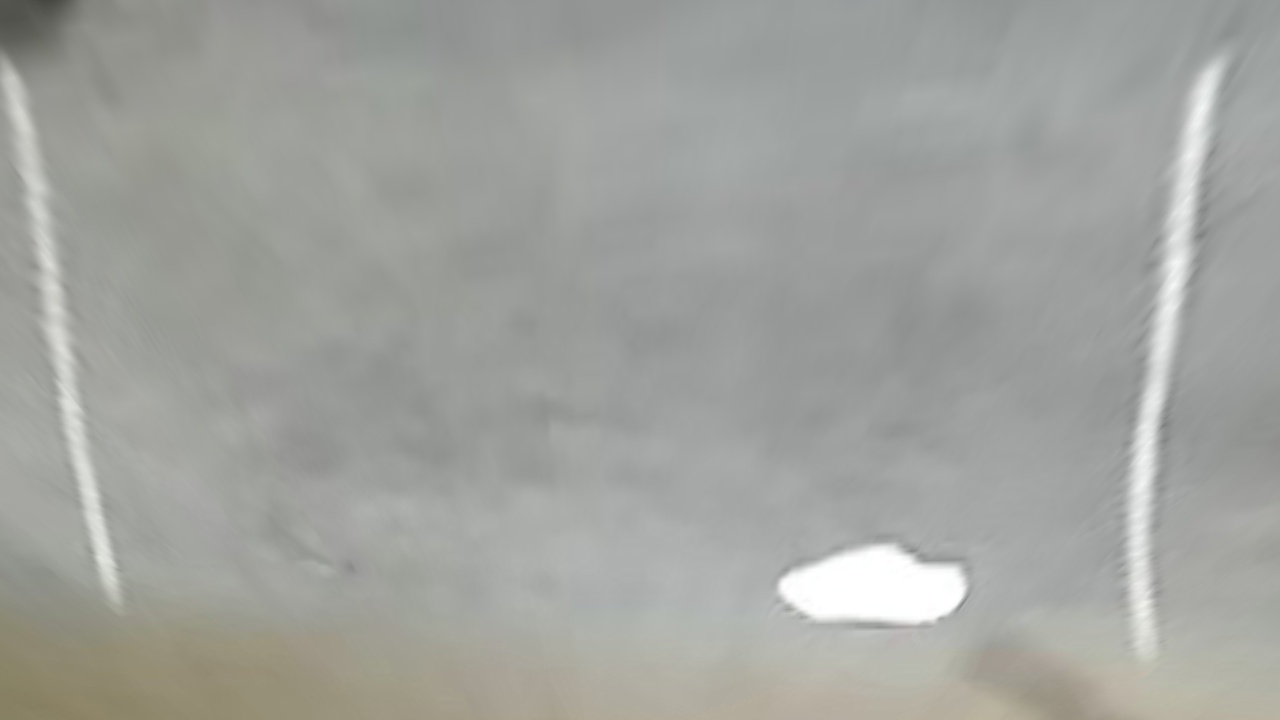
#> input picture cvStack/laneMapping/perspectiveTransform.jpg, 1280 x 720 px; its folder holds only this picture in this run
$ python -i kaylaLaneDetectionCopy.py   (imports and definitions only)
#> lines starting #> are read from the running program, lines starting #| are printed output that depends on the picture; after the words box and inside, x2 and y2 are one past the last pixel; in counts of white or black regions, pixels touching at a corner belong together
import sys
import math
import pyzed.sl as sl
import cv2
import time
import numpy as np
import matplotlib.pyplot as plt
from zedRecording import ZEDRecording

class kaylaLane:
    def returnLaneTest(self):
        return lanes

    def grey(self, image):
    #convert to grayscale
        image = np.asarray(image)
        return cv2.cvtColor(image, cv2.COLOR_RGB2GRAY)

    #Apply Gaussian Blur --> Reduce noise and smoothen image
    def gauss(self, image):
        return cv2.GaussianBlur(image, (5, 5), 0)

    #outline the strongest gradients in the image --> this is where lines in the image are
    def canny(self, image):
        edges = cv2.Canny(image,50,150)
        return edges

    def region(self, image):
        height, width = image.shape
        #isolate the gradients that correspond to the lane lines
        # triangle = np.array([
        #                    [(100, height), (475, 325), (width, height)]
        #                    ])

        #THIS WORKS
        triangle = np.array([
                        [(250, 550), (663, 463), (1055, 576)]
                        ])

        # triangle = np.array([
        #                    [(652, 570), (740, 482), (936, 576)]
        #                    ])
        #create a black image with the same dimensions as original image
        mask = np.zeros_like(image)
        #create a mask (triangle that isolates the region of interest in our image)
        mask = cv2.fillPoly(mask, triangle, 255)
        mask = cv2.bitwise_and(image, mask)
        return mask

    def display_lines(self, image, lines):
        lines_image = np.zeros_like(image)
        #make sure array isn't empty
        if lines is not None:
            for line in lines:
                x1, y1, x2, y2 = line
                #draw lines on a black image
                cv2.line(lines_image, (x1, y1), (x2, y2), (255, 0, 0), 10)
        return lines_image

    def average(self, image, lines):
        left = []
        right = []

        if lines is not None:
            for line in lines:
                #print(line)
                x1, y1, x2, y2 = line.reshape(4)
                #fit line to points, return slope and y-int
                parameters = np.polyfit((x1, x2), (y1, y2), 1)
                #print(parameters)
                slope = parameters[0]
                y_int = parameters[1]
                #lines on the right have positive slope, and lines on the left have neg slope
                if slope < 0:
                    left.append((slope, y_int))
                else:
                    right.append((slope, y_int))

        #if empty, add arbitrary points
        while len(right) < 2:
            right.append([0,image.shape[0]])
        while len(left) < 2:
            left.append([0,image.shape[0]])
        #takes average among all the columns (column0: slope, column1: y_int)
        right_avg = np.average(right, axis=0)
        left_avg = np.average(left, axis=0)
        #create lines based on averages calculates
        left_line = self.make_points(image, left_avg)
        right_line = self.make_points(image, right_avg)
        return np.array([left_line, right_line])

    def make_points(self, image, average):
        #print(average)
        slope, y_int = average
        y1 = image.shape[0]
        #how long we want our lines to be --> 3/5 the size of the image
        y2 = int(y1 * (3/5))
        #determine algebraically
        if slope != 0:
            x1 = int((y1 - y_int) // slope)
            x2 = int((y2 - y_int) // slope)
            return np.array([x1, y1, x2, y2])
        else:
        #if the slope equals zero, return all zeroes
            return np.array([0, 0, 0, 0])

    #from google.colab.patches import cv2_imshow

    #Lane Detection Code:
    def __init__(self, image):

        """
        # runtime_parameters = sl.RuntimeParameters()
        while True:
            try:
                grab = cam.grab()
                print(type(grab))
                #cv2.imshow("Image", grab)
                #cv2.waitKey(1)

                raw_image = grab
                output = raw_image.copy()

                # [5 lines of commented-out code are left out]
                source_points = np.float32([[518, 485], [750, 500], [402, 555], [865, 570]]) #new points (2) works for ~44.svo
                destination_points = np.float32([[0, 0], [1200, 0], [0, 500], [1200, 500]]) #new points (2)

                shape = (raw_image.shape[1], raw_image.shape[0])
                warp_matrix = cv2.getPerspectiveTransform(source_points, destination_points)
                warp_image = cv2.warpPerspective(raw_image, warp_matrix, shape, flags = cv2.INTER_LINEAR)

                display_images = np.concatenate((warp_image, raw_image), axis = 1)

                #Display the warped image
                cv2.imshow("Warped Image", warp_image) #Display Warped Image
                cv2.waitKey(1)

                # [11 lines of commented-out code are left out]

                '''##### DETECTING lane lines in image ######'''

                copy = np.copy(raw_image)
                edges = cv2.Canny(copy,50,150)
                isolated = region(edges)
                gray = grey(raw_image)
                cv2.imshow("edges", edges)
                cv2.imshow("isolated", isolated)
                cv2.waitKey(0)
                #plt.imshow(raw_image) #Use when finding coordinates on the raw image
                #plt.show()

                #DRAWING LINES: (order of params) --> region of interest, bin size (P, theta), min intersections needed, placeholder array,
                lines = cv2.HoughLinesP(isolated, 2, np.pi/180, 100, np.array([]), minLineLength=40, maxLineGap=5)
                circles = cv2.HoughCircles(gray, cv2.HOUGH_GRADIENT, 1.2, 100)
                averaged_lines = average(copy, lines)
                black_lines = display_lines(copy, averaged_lines)
                #taking wighted sum of original image and lane lines image
                lanes = cv2.addWeighted(copy, 0.8, black_lines, 1, 1)
                # cv2.imshow("lane window", lanes)
                # cv2.waitKey(0)
                cv2.imshow("output", lanes)
                cv2.waitKey(0)

                #ensure at least some circles were found
                if circles is not None:
                    # convert the (x, y) coordinates and radius of the circles to integers
                    circles = np.round(circles[0, :]).astype("int")
                    # loop over the (x, y) coordinates and radius of the circles
                    for (x, y, r) in circles:
                        # draw the circle in the output image, then draw a rectangle
                        # corresponding to the center of the circle
                        cv2.circle(output, (x, y), r, (0, 255, 0), 4)
                        #cv2.rectangle(output, (x - 5, y - 5), (x + 5, y + 5), (0, 128, 255), -1)
                    # show the output image
                    lane_and_circle = np.concatenate((lanes, output), axis = 1)
                    cv2.imshow("output", lane_and_circle)
                    cv2.waitKey(0)
                else:
                    cv2.imshow("lane window", lanes)
                    cv2.waitKey(0)


            except ZEDRecording.GrabError:
                print("Video ended")
                break
        """

        """

        """

        #Process 1 image

        #cv2.imshow("Image", grab)
        #cv2.waitKey(1)

        raw_image = image
        output = raw_image.copy()

        # [5 lines of commented-out code are left out]
        source_points = np.float32([[518, 485], [750, 500], [402, 555], [865, 570]]) #new points (2) works for ~44.svo
        destination_points = np.float32([[0, 0], [1200, 0], [0, 500], [1200, 500]]) #new points (2)
        source_points = np.float32([[518, 485], [745, 495], [400, 530], [825, 540]]) #new points (3) works for ~44.svo
        destination_points = np.float32([[0, 0], [1200, 0], [0, 500], [1200, 500]]) #new points (3)

        shape = (raw_image.shape[1], raw_image.shape[0])
        warp_matrix = cv2.getPerspectiveTransform(source_points, destination_points)
        warp_image = cv2.warpPerspective(raw_image, warp_matrix, shape, flags = cv2.INTER_LINEAR)

        display_images = np.concatenate((warp_image, raw_image), axis = 1)

        #Display the warped image
        #cv2.imshow("Warped Image", warp_image) #Display Warped Image
        #cv2.imwrite("laneTestWarped.jpg", warp_image) #Save image
        #cv2.waitKey(1)

        #Display the two images wide by side
        #cv2.imshow("Image", display_images)
        #cv2.waitKey(1)

        #EDGE DETECTION CODE:

        #IMAGE LOADING
        #image_path = r"/content/road_lane.jpeg"
        #image1 = cv2.imread(image_path)
        #output = image.copy()
        #plt.imshow(image1)

        '''##### DETECTING lane lines in image ######'''

        copy = np.copy(raw_image)
        edges = cv2.Canny(copy,50,150)
        isolated = self.region(edges)
        gray = self.grey(raw_image)
        gray_warped = self.grey(warp_image)
        # [9 lines of commented-out code are left out]
        lines = cv2.HoughLinesP(isolated, 2, np.pi/180, 100, np.array([]), minLineLength=40, maxLineGap=5)
        circles = cv2.HoughCircles(gray_warped, cv2.HOUGH_GRADIENT, 1, 10)
        averaged_lines = self.average(copy, lines)
        black_lines = self.display_lines(copy, averaged_lines)
        #taking wighted sum of original image and lane lines image
        global lanes
        lanes = cv2.addWeighted(copy, 0.8, black_lines, 1, 1)
        # [8 lines of commented-out code are left out]
        if circles is not None:
            # convert the (x, y) coordinates and radius of the circles to integers
            circles = np.round(circles[0, :]).astype("int")
            # loop over the (x, y) coordinates and radius of the circles
            for (x, y, r) in circles:
                # draw the circle in the output image, then draw a rectangle
                # corresponding to the center of the circle
                cv2.circle(output, (x, y), r, (0, 255, 0), 4)
                #cv2.rectangle(output, (x - 5, y - 5), (x + 5, y + 5), (0, 128, 255), -1)
            # show the output image
            lane_and_circle = np.concatenate((lanes, output), axis = 1)
            # [13 lines of commented-out code are left out]

        params = cv2.SimpleBlobDetector_Params()

        # Set Area filtering parameters
        params.filterByArea = True
        params.minArea = 40

        # Set Circularity filtering parameters
        params.filterByCircularity = True
        params.minCircularity = 0.4

        # Set Convexity filtering parameters
        params.filterByConvexity = True
        params.minConvexity = 0.8

        # Set inertia filtering parameters
        params.filterByInertia = True
        params.minInertiaRatio = 0.04

        # Create a detector with the parameters
        detector = cv2.SimpleBlobDetector_create(params)

        # Detect blobs
        keypoints = detector.detect(isolated)


        #       WARPED PARAMS
        params_w = cv2.SimpleBlobDetector_Params()

        # Set Area filtering parameters
        params_w.filterByArea = False
        params_w.minArea = 2

        # Set Circularity filtering parameters
        params_w.filterByCircularity = True
        params_w.minCircularity = 0.3

        # Set Convexity filtering parameters
        params_w.filterByConvexity = True
        params_w.minConvexity = 0.5

        # Set inertia filtering parameters
        params_w.filterByInertia = True
        params_w.minInertiaRatio = 0.03

        # Create a detector with the parameters
        detector_w = cv2.SimpleBlobDetector_create(params_w)

        #   Detect blobs for perspective transformed image
        warp_image = cv2.GaussianBlur(warp_image, (5,5), 0)
        warp_image = cv2.GaussianBlur(warp_image, (5,5), 0) #blur again
        warp_image = cv2.GaussianBlur(warp_image, (5,5), 0) #blur again
        warp_image = cv2.GaussianBlur(warp_image, (5,5), 0) #blur again
        warp_image = cv2.GaussianBlur(warp_image, (5,5), 0) #blur again
        warp_image = cv2.GaussianBlur(warp_image, (5,5), 0) #blur again
        warp_image = cv2.addWeighted(warp_image, 1.3, warp_image, 0, 3) #Increase contrast
        #cv2.imwrite("laneTestWarpBlurred.jpg", warp_image)

        warp_edges = cv2.Canny(warp_image, 20, 50)
        warp_edges = cv2.GaussianBlur(warp_edges, (5,5), 0) #Blur edges
        warp_edges = cv2.GaussianBlur(warp_edges, (5,5), 0) #Blur edges
        warp_edges = cv2.GaussianBlur(warp_edges, (5,5), 0) #Blur edges

        warp_edges = cv2.inRange(warp_edges, 1, 255)

        #warp_edges = cv2.bitwise_and(warp_edges, warp_edges, mask=mask)

        keypointsWarp = detector_w.detect(warp_edges)

        # Draw blobs on our image as red circles
        blank = np.zeros((1, 1))
        blobs = cv2.drawKeypoints(isolated, keypoints, blank, (0, 255, 0), cv2.DRAW_MATCHES_FLAGS_DRAW_RICH_KEYPOINTS)
        blobsWarp = cv2.drawKeypoints(warp_edges, keypointsWarp, blank, (0, 255, 0), cv2.DRAW_MATCHES_FLAGS_DRAW_RICH_KEYPOINTS)

        for point in keypoints:
            (x, y) = point.pt
            cv2.circle(lanes,(round(x), round(y)), 20, (0,255,0), 3)

        for point in keypointsWarp:
            (x, y) = point.pt
            cv2.circle(blobsWarp,(round(x), round(y)), 20, (0,255,0), 3)

        number_of_blobs = len(keypoints)
        text = "Number of Circular Blobs: " + str(number_of_blobs)
        text_warp = "Number of Circular Blobs (Warped): " + str(len(keypointsWarp))
        cv2.putText(blobs, text, (20, 550), cv2.FONT_HERSHEY_SIMPLEX, 1, (0, 100, 255), 2)
        cv2.putText(lanes, text, (20, 550), cv2.FONT_HERSHEY_SIMPLEX, 1, (0, 100, 255), 2)
        cv2.putText(blobsWarp, text_warp, (20, 550), cv2.FONT_HERSHEY_SIMPLEX, 1, (0, 100, 255), 2)

        # Show blobs
        #cv2.imwrite("laneTestBlob.jpg", blobs)
        #cv2.imwrite("laneTestLaneNBlob.jpg", lanes)
        #cv2.imwrite("laneTestWarpBlob.jpg", blobsWarp)

        print(number_of_blobs, " blobs found")

>>> import cv2
>>> picture = cv2.cvtColor(cv2.imread('perspectiveTransform.jpg'), cv2.COLOR_BGR2RGB)
>>> result = kaylaLane(picture).returnLaneTest()
#> in __init__, `display_images = np.concatenate((warp_image, raw_image), axis = 1)`:
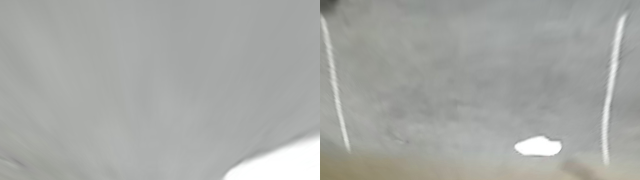
#> display_images: shape (720, 2560, 3) (shown at 1/4 size); mean R, G, B 166.7, 168.4, 165.3
#> in __init__, `edges = cv2.Canny(copy,50,150)`:
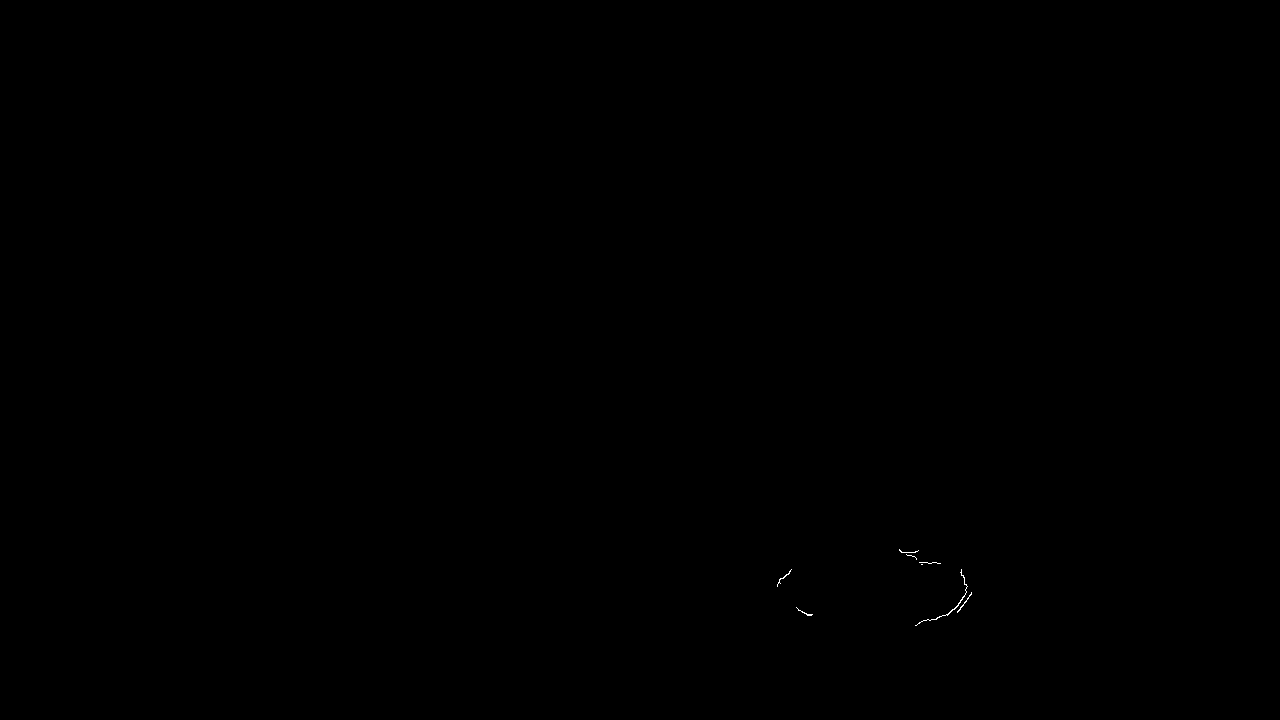
#> edges: shape (720, 1280); 0.03% white in thin lines or dots, all inside (x1, y1, x2, y2) = (777, 549, 972, 626)
#> in __init__, `lines = cv2.HoughLinesP(isolated, 2, np.pi/180, 100, np.array([]), min..`: lines = None
#> in average, `left_line = self.make_points(image, left_avg)`: left_line = [0, 0, 0, 0]
#> in __init__, `averaged_lines = self.average(copy, lines)`: averaged_lines = [[0, 0, 0, 0], [0, 0, 0, 0]]
#> the loop in display_lines, `for line in lines:` made 2 passes
#> in __init__, `keypoints = detector.detect(isolated)`: keypoints = ()
#> in __init__, `warp_image = cv2.addWeighted(warp_image, 1.3, warp_image, 0, 3)`:
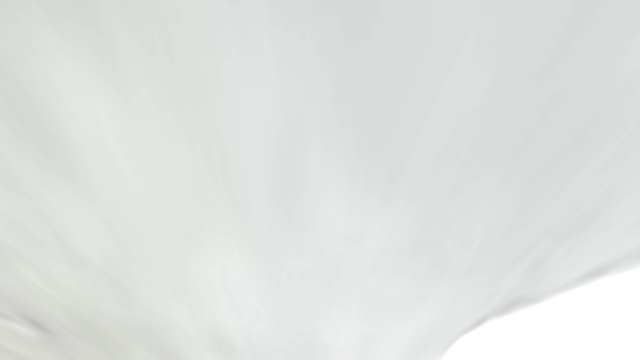
#> warp_image: shape (720, 1280, 3) (shown at 1/2 size); mean R, G, B 223.3, 225.8, 223.4
#> in __init__, `number_of_blobs = len(keypoints)`: number_of_blobs = 0
#> in __init__, `text = "Number of Circular Blobs: " + str(number_of_blobs)`: text = 'Number of Circular Blobs: 0'
#> in __init__, `text_warp = "Number of Circular Blobs (Warped): " + str(len(keypointsW..`: text_warp = 'Number of Circular Blobs (Warped): 0'
#> in __init__, `cv2.putText(lanes, text, (20, 550), cv2.FONT_HERSHEY_SIMPLEX, 1, (0, 1..`:
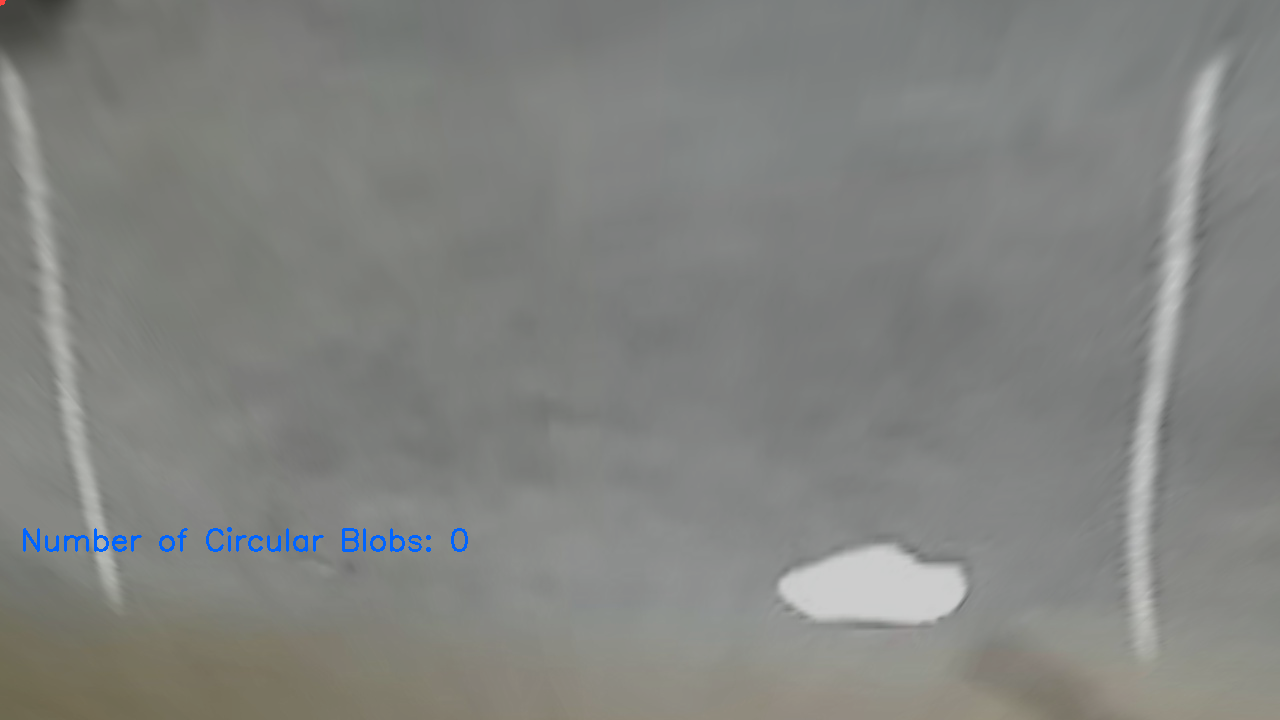
#> lanes: shape (720, 1280, 3); mean R, G, B 129.7, 131.1, 128
#> in __init__, `cv2.putText(blobsWarp, text_warp, (20, 550), cv2.FONT_HERSHEY_SIMPLEX,..`:
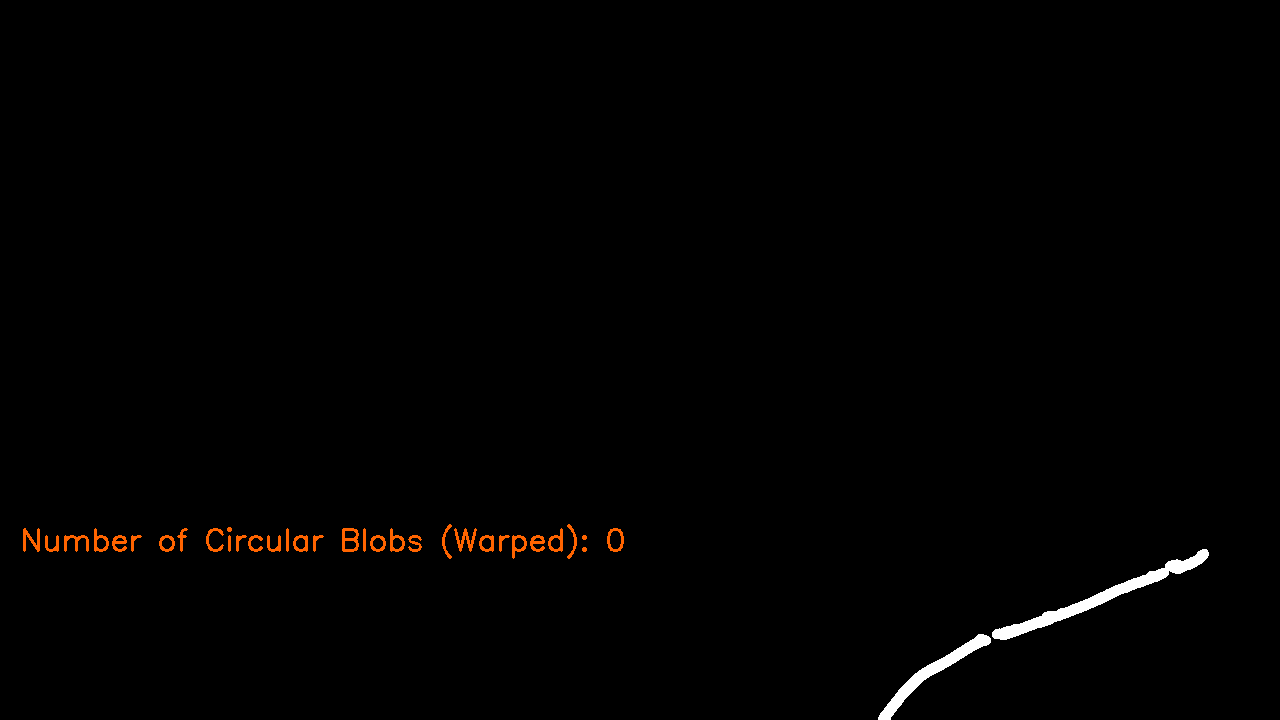
#> blobsWarp: shape (720, 1280, 3); mean of channels 0, 1, 2 1.1, 1.6, 2.2; drawn as B, G, R
#| 0  blobs found
